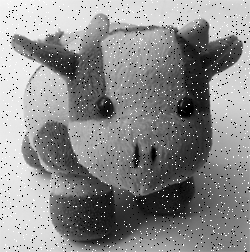
#> input picture boneka2.tif, 250 x 252 px, found by its file name
$ jupyter execute '7.3 Filter Rerata.ipynb'   (shell and % lines are left out)
#> lines starting #> are read from the running program, lines starting #| are printed output that depends on the picture
[cell 1]
#import Library

import matplotlib.pyplot as plt #Library untuk visualisasi data.

from skimage import data #Library untuk mengakses data citra bawaan.
from skimage.io import imread  #untuk membaca citra dari file ke dalam variabel
from skimage.color import rgb2gray #untuk mengkonversi citra berwarna (RGB) menjadi citra grayscale
import numpy as np #unyuk melakukan operasi dan manipulasi array atau matriks dalam bahasa python

[cell 2]
#Load & Plot Input image
citra1 = imread(fname="boneka2.TIF") #untuk membaca citra dan menyimpan dalam variabel
#> citra1 is the input picture: shape (252, 250); min 0, max 255, mean 139.1
citra2 = imread(fname="mobil.TIF") #untuk membaca citra dan menyimpan dalam variabel
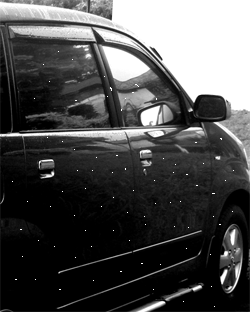
#> input picture mobil.tif, 250 x 312 px, found by its file name
#> citra2 is the input picture: shape (312, 250); min 0, max 255, mean 76.9

print('Shape citra 1 : ', citra1.shape) #digunakan untuk mendapatkan dimensi citra yaitu jumlah baris, jumlah kolom, dan jumlah saluran citra
#| Shape citra 1 :  (252, 250)
print('Shape citra 2 : ', citra2.shape) #digunakan untuk mendapatkan dimensi citra yaitu jumlah baris, jumlah kolom, dan jumlah saluran citra
#| Shape citra 2 :  (312, 250)

fig, axes = plt.subplots(1, 2, figsize=(10, 10)) #Membuat subplot dengan 1 baris dan 2 kolom untuk menampilkan kedua citra secara berdampingan.
ax = axes.ravel() #Mengubah array 2 dimensi `axes` menjadi array 1 dimensi `ax` agar mudah diakses.

ax[0].imshow(citra1, cmap = 'gray') #untuk menampilkan citra dalam skala keabuan
ax[0].set_title("Citra 1") #Mengatur judul subplot pertama menjadi "Citra 1".
ax[1].imshow(citra2, cmap = 'gray') #untuk menampilkan citra dalam skala keabuan.
ax[1].set_title("Citra 2") #Mengatur judul subplot kedua menjadi "Citra 2"
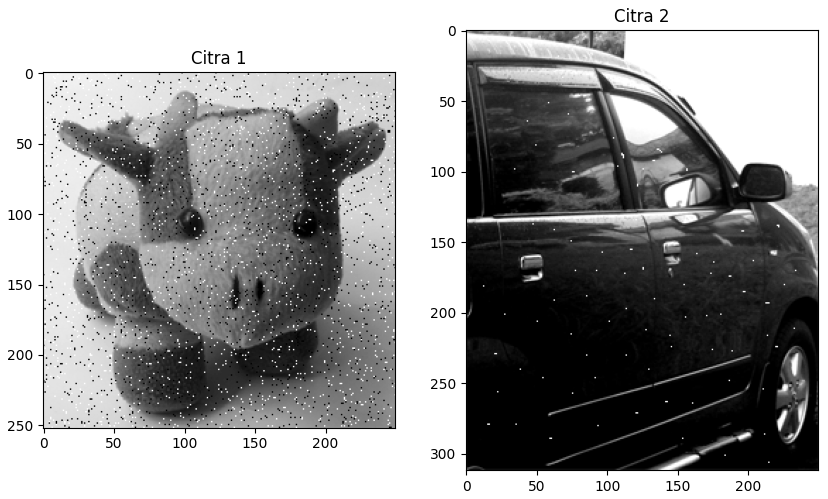
#> figure drawn by matplotlib, 2 panels

[cell 3]
#Code Asal Matlab

#proses filter rerata untuk citra mobil
#F2 = double(inputMobil);
#for baris=2 : tinggiA-1
#    for kolom=2 : lebarA-1
#        jum = F2(baris-1, kolom-1)+ F2(baris-1, kolom) + F2(baris-1, kolom-1) + ...
#              F2(baris, kolom-1) + F2(baris, kolom) + F2(baris, kolom+1) + ...
#              F2(baris+1, kolom-1) + F2(baris+1, kolom) + F2(baris+1, kolom+1);
#         outputMobil(baris, kolom) = uint8(1/9 * jum);
#    end
#end

[cell 4]
copyCitra1 = citra1.copy().astype(float) #Membuat salinan dari citra1 dan mengonversi tipe datanya menjadi float
copyCitra2 = citra2.copy().astype(float) #Membuat salinan dari citra2 dan mengonversi tipe datanya menjadi float.

m1,n1 = copyCitra1.shape #Mendapatkan dimensi citra copyCitra1
#> m1 = 252; n1 = 250
output1 = np.empty([m1, n1]) # untuk menyimpan hasil operasi pada citra.

m2,n2 = copyCitra2.shape #Mendapatkan dimensi citra copyCitra2
#> m2 = 312; n2 = 250
output2 = np.empty([m2, n2]) #Array ini akan digunakan untuk menyimpan hasil operasi pada citra.
print('Shape copy citra 1 : ', copyCitra1.shape) #Menampilkan dimensi copyCitra1, yaitu jumlah baris dan kolom citra
#| Shape copy citra 1 :  (252, 250)
print('Shape output citra 1 : ', output1.shape) #Menampilkan dimensi output1, yaitu jumlah baris dan kolom array yang digunakan untuk menyimpan hasil operasi pada citra.
#| Shape output citra 1 :  (252, 250)

print('m1 : ',m1) #Menampilkan nilai m1, yaitu jumlah baris citra copyCitra1.
#| m1 :  252
print('n1 : ',n1) #Menampilkan nilai n1, yaitu jumlah kolom citra copyCitra1.
#| n1 :  250
print()

print('Shape copy citra 2 : ', copyCitra2.shape) #Menampilkan dimensi copyCitra2, yaitu jumlah baris dan kolom citra.
#| Shape copy citra 2 :  (312, 250)
print('Shape output citra 3 : ', output2.shape) #Menampilkan dimensi output2, yaitu jumlah baris dan kolom array yang digunakan untuk menyimpan hasil operasi pada citra.
#| Shape output citra 3 :  (312, 250)
print('m2 : ',m2) #Menampilkan nilai m2, yaitu jumlah baris citra copyCitra2.
#| m2 :  312
print('n2 : ',n2) #Menampilkan nilai n2, yaitu jumlah kolom citra copyCitra2.
#| n2 :  250

print()

[cell 5]
#proses Filter rerata pada citra input 1
for baris in range(0, m1-1): #melakukan iterasi pada setiap baris citra
    for kolom in range(0, n1-1): # #melakukan iterasi pada setiap kolom citra
        a1 = baris #menyimpan nilai baris dalam variabel
        b1 = kolom #menyimpan nilai baris dalam variabel
        jumlah = copyCitra1[a1-1, b1-1] + copyCitra1[a1-1, b1] + copyCitra1[a1-1, b1-1] + \
                 copyCitra1[a1, b1-1] + copyCitra1[a1, b1] + copyCitra1[a1, b1+1] + \
                 copyCitra1[a1+1, b1-1] + copyCitra1[a1+1, b1] + copyCitra1[a1+1, b1+1];
        output1[a1, b1] = (1/9 * jumlah)

[cell 6]
#Proses Filter Rerata pada citra input 2
for baris1 in range(0, m2-1): #melakukan iterasi pada setiap baris citra
    for kolom1 in range(0, n2-1): # #melakukan iterasi pada setiap kolom citra
        a1 = baris1 #menyimpan nilai baris dalam variabel
        b1 = kolom1 #menyimpan nilai baris dalam variabel
        jumlah = copyCitra2[a1-1, b1-1] + copyCitra2[a1-1, b1] + copyCitra2[a1-1, b1-1] + \
                 copyCitra2[a1, b1-1] + copyCitra2[a1, b1] + copyCitra2[a1, b1+1] + \
                 copyCitra2[a1+1, b1-1] + copyCitra2[a1+1, b1] + copyCitra2[a1+1, b1+1];
        output2[a1, b1] = (1/9 * jumlah)

[cell 7]
#Plot Citra Input dan Output Hasil dari Filter Rerata
fig, axes = plt.subplots(2, 2, figsize=(10, 10))
ax = axes.ravel()

ax[0].imshow(citra1, cmap = 'gray') #menampilkan citra 1 pada subplot pertama
ax[0].set_title("Input Citra 1") #mengatur judul

ax[1].imshow(citra2, cmap = 'gray') #menampilkan citra 2 pada subplot kedua
ax[1].set_title("Input Citra 1") #mengatur judul

ax[2].imshow(output1, cmap = 'gray') #menampilkan citra 3 pada subplot kedua
ax[2].set_title("Output Citra 1") #mengatur judul

ax[3].imshow(output2, cmap = 'gray') #menampilkan citra 4 pada subplot kedua
ax[3].set_title("Output Citra 2") #mengatur judul
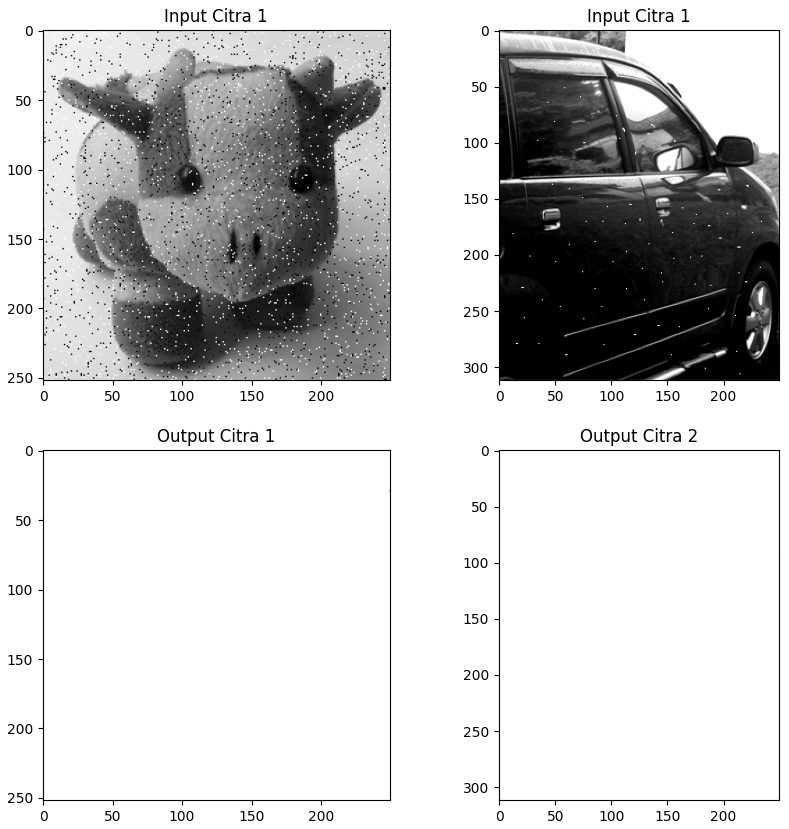
#> figure drawn by matplotlib, 4 panels
